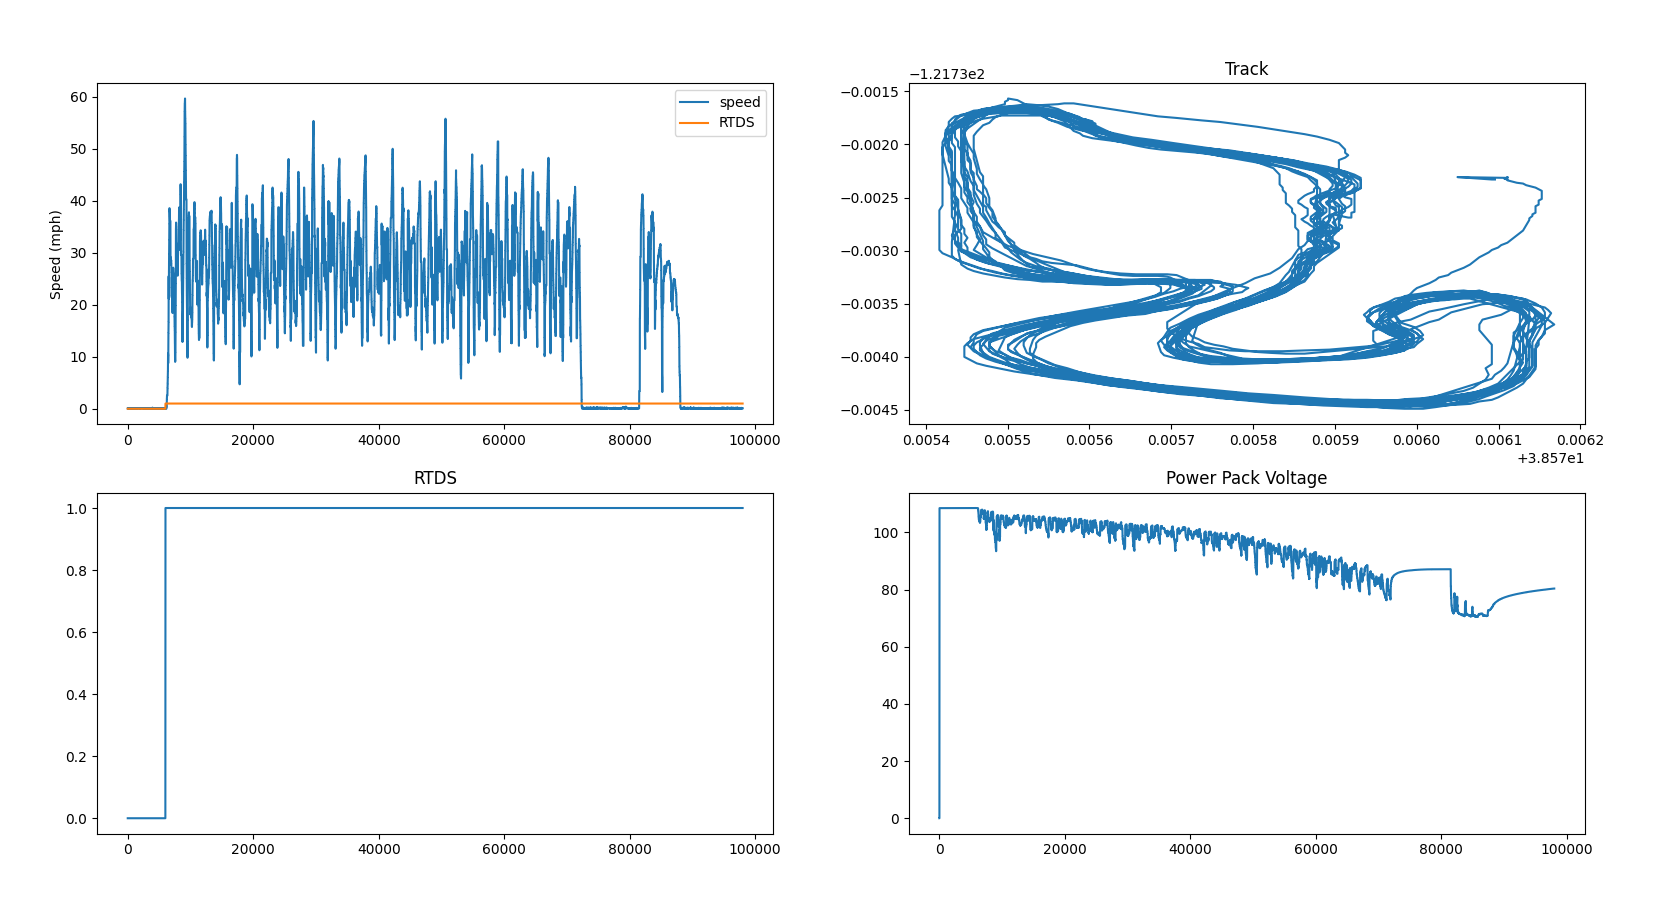

Python code for this plot:
import matplotlib.pyplot as plt
import polars as pl

df = pl.read_parquet("Data/08102025Endurance1_FirstHalf.parquet")
df = df.filter(pl.col("VDM_GPS_Latitude") != 0).filter(pl.col("VDM_GPS_Longitude") != 0)

print(df.columns)

fig = plt.figure()
ax1 = fig.add_subplot(221)
ax2 = fig.add_subplot(222)
ax3 = fig.add_subplot(223)
ax4 = fig.add_subplot(224)

ax1.plot(df["VDM_GPS_SPEED"], label = "speed")
ax1.plot(df["ETC_STATUS_RTDS"], label= "RTDS")
ax1.set_ylabel("Speed (mph)")
ax1.legend()
# ax1.legend(["speed", "rtds"])

ax2.plot(df["VDM_GPS_Latitude"], df["VDM_GPS_Longitude"])
ax2.set_title("Track")

ax3.plot(df["ETC_STATUS_RTDS"])
ax3.set_title("RTDS")

ax4.plot(df["ACC_POWER_PACK_VOLTAGE"])
ax4.set_title("Power Pack Voltage")

plt.show()
